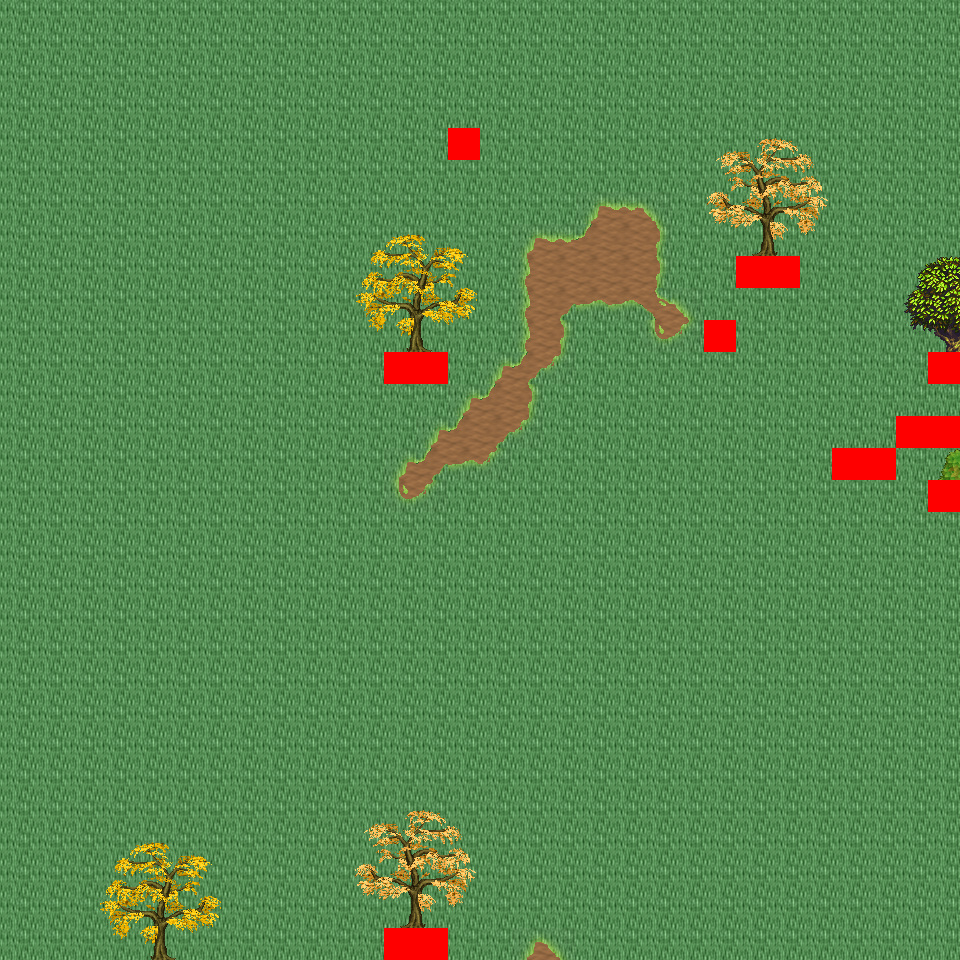

Tiled map render using the project's own tile images. Description and the map definition, with tile-layer contents summarised, below:
An orthogonal 30x30 tile map with 32x32 px tiles, 6 tile layers (Ground, Object, Object2, Above, ...), 29 tilesets and 6 objects (6x mapExit).

<map version="1.0" orientation="orthogonal" renderorder="right-down" width="30" height="30" tilewidth="32" tileheight="32" nextobjectid="7">
  <tileset firstgid="1" name="tileset_logic_collision" tilewidth="32" tileheight="32" tilecount="1" columns="1">
    <image source="../drawable/tileset_logic_collision.png" width="32" height="32" />
  </tileset>
  <tileset firstgid="2" name="tileset_ground_ground" tilewidth="32" tileheight="32" tilecount="33" columns="3">
    <image source="../drawable/tileset_ground_ground.png" width="96" height="352" />
  </tileset>
  <tileset firstgid="35" name="tileset_building_castle" tilewidth="32" tileheight="32" tilecount="320" columns="20">
    <image source="../drawable/tileset_building_castle.png" width="640" height="512" />
  </tileset>
  <tileset firstgid="355" name="tileset_ground_grass_corners" tilewidth="32" tileheight="32" tilecount="24" columns="6">
    <image source="../drawable/tileset_ground_grass_corners.png" width="192" height="128" />
  </tileset>
  <tileset firstgid="379" name="tileset_ground_grass_edges" tilewidth="32" tileheight="32" tilecount="36" columns="12">
    <image source="../drawable/tileset_ground_grass_edges.png" width="384" height="96" />
  </tileset>
  <tileset firstgid="415" name="tileset_ground_water_pool" tilewidth="32" tileheight="32" tilecount="72" columns="3">
    <image source="../drawable/tileset_ground_water_pool.png" width="96" height="768" />
  </tileset>
  <tileset firstgid="487" name="tileset_ground_earth_edges" tilewidth="32" tileheight="32" tilecount="18" columns="6">
    <image source="../drawable/tileset_ground_earth_edges.png" width="192" height="96" />
  </tileset>
  <tileset firstgid="505" name="tileset_item_weapon_cannon" tilewidth="32" tileheight="32" tilecount="12" columns="3">
    <image source="../drawable/tileset_item_weapon_cannon.png" width="96" height="128" />
  </tileset>
  <tileset firstgid="517" name="tileset_item_pot_barrels_1" tilewidth="32" tileheight="32" tilecount="8" columns="4">
    <image source="../drawable/tileset_item_pot_barrels_1.png" width="128" height="64" />
  </tileset>
  <tileset firstgid="525" name="tileset_ground_cobbled_paving" tilewidth="32" tileheight="32" tilecount="1" columns="1">
    <image source="../drawable/tileset_ground_cobbled_paving.png" width="32" height="32" />
  </tileset>
  <tileset firstgid="526" name="tileset_ground_ridge_earth_pale" tilewidth="32" tileheight="32" tilecount="96" columns="12">
    <image source="../drawable/tileset_ground_ridge_earth_pale.png" width="384" height="256" />
  </tileset>
  <tileset firstgid="622" name="tileset_plant_bushes_and_trees" tilewidth="32" tileheight="32" tilecount="144" columns="16">
    <image source="../drawable/tileset_plant_bushes_and_trees.png" width="512" height="289" />
  </tileset>
  <tileset firstgid="766" name="tileset_plant_bush_leafy_2" tilewidth="32" tileheight="32" tilecount="12" columns="6">
    <image source="../drawable/tileset_plant_bush_leafy_2.png" width="192" height="64" />
  </tileset>
  <tileset firstgid="778" name="tileset_plant_bush_flowering" tilewidth="32" tileheight="32" tilecount="72" columns="8">
    <image source="../drawable/tileset_plant_bush_flowering.png" width="256" height="288" />
  </tileset>
  <tileset firstgid="850" name="tileset_plant_stump_small_stump" tilewidth="32" tileheight="32" tilecount="4" columns="2">
    <image source="../drawable/tileset_plant_stump_small_stump.png" width="64" height="64" />
  </tileset>
  <tileset firstgid="854" name="tileset_plant_tree_fall_trees" tilewidth="32" tileheight="32" tilecount="40" columns="8">
    <image source="../drawable/tileset_plant_tree_fall_trees.png" width="256" height="160" />
  </tileset>
  <tileset firstgid="894" name="tileset_logic_creature_animal" tilewidth="32" tileheight="32" tilecount="32" columns="8">
    <image source="../drawable/tileset_logic_creature_animal.png" width="256" height="128" />
  </tileset>
  <tileset firstgid="926" name="tileset_logic_creature_rodent" tilewidth="32" tileheight="32" tilecount="8" columns="8">
    <image source="../drawable/tileset_logic_creature_rodent.png" width="256" height="32" />
  </tileset>
  <tileset firstgid="934" name="tileset_plant_vine" tilewidth="32" tileheight="32" tilecount="3" columns="1">
    <image source="../drawable/tileset_plant_vine.png" width="32" height="96" />
  </tileset>
  <tileset firstgid="937" name="tileset_building_cottage" tilewidth="32" tileheight="32" tilecount="256" columns="16">
    <image source="../drawable/tileset_building_cottage.png" width="512" height="512" />
  </tileset>
  <tileset firstgid="1193" name="tileset_building_roof_thatched_roof" tilewidth="32" tileheight="32" tilecount="256" columns="16">
    <image source="../drawable/tileset_building_roof_thatched_roof.png" width="512" height="512" />
  </tileset>
  <tileset firstgid="1449" name="tileset_building_window_windows" tilewidth="32" tileheight="32" tilecount="256" columns="16">
    <image source="../drawable/tileset_building_window_windows.png" width="512" height="512" />
  </tileset>
  <tileset firstgid="1705" name="tileset_building_door_doors" tilewidth="32" tileheight="32" tilecount="256" columns="16">
    <image source="../drawable/tileset_building_door_doors.png" width="512" height="512" />
  </tileset>
  <tileset firstgid="1961" name="tileset_building_fence_fence_wooden" tilewidth="32" tileheight="32" tilecount="12" columns="3">
    <image source="../drawable/tileset_building_fence_fence_wooden.png" width="96" height="128" />
  </tileset>
  <tileset firstgid="1973" name="tileset_ground_ground_3" tilewidth="32" tileheight="32" tilecount="5" columns="5">
    <image source="../drawable/tileset_ground_ground_3.png" width="160" height="32" />
  </tileset>
  <tileset firstgid="1978" name="tileset_plant_tree_tree_darkgreen" tilewidth="32" tileheight="32" tilecount="88" columns="8">
    <image source="../drawable/tileset_plant_tree_tree_darkgreen.png" width="256" height="352" />
  </tileset>
  <tileset firstgid="2066" name="tileset_logic_portal" tilewidth="32" tileheight="32" tilecount="24" columns="8">
    <image source="../drawable/tileset_logic_portal.png" width="256" height="96" />
  </tileset>
  <tileset firstgid="2090" name="tileset_building_decoration_magician_banner" tilewidth="32" tileheight="32" tilecount="3" columns="3">
    <image source="../drawable/tileset_building_decoration_magician_banner.png" width="96" height="32" />
  </tileset>
  <tileset firstgid="2093" name="tileset_ground_ladder_vertical_dark" tilewidth="32" tileheight="32" tilecount="3" columns="3">
    <image source="../drawable/tileset_ground_ladder_vertical_dark.png" width="96" height="32" />
  </tileset>
  <layer name="Ground" width="30" height="30">
    <data>[900 cells, 900 non-empty, 2 distinct tile ids]</data>
  </layer>
  <layer name="Object" width="30" height="30">
    <data>[900 cells, 48 non-empty, 21 distinct tile ids]</data>
  </layer>
  <layer name="Object2" width="30" height="30">
    <data>[900 cells, 6 non-empty, 3 distinct tile ids]</data>
  </layer>
  <layer name="Above" width="30" height="30">
    <data>[900 cells, 71 non-empty, 39 distinct tile ids]</data>
  </layer>
  <layer name="Above2" width="30" height="30">
    <data>[900 cells, 0 non-empty, 0 distinct tile ids]</data>
  </layer>
  <layer name="Walkable" width="30" height="30">
    <data>[900 cells, 14 non-empty, 1 distinct tile ids]</data>
  </layer>
  <objectgroup name="MapEvents">
    <object id="1" name="south" type="mapExit" x="0" y="928" width="384" height="32">
      <properties>
        <property name="map" value="level_0_x34_y77" />
        <property name="x" value="0" />
        <property name="y" value="1" />
      </properties>
    </object>
    </objectgroup>
</map>
<!-- 5 of 6 objects omitted -->
